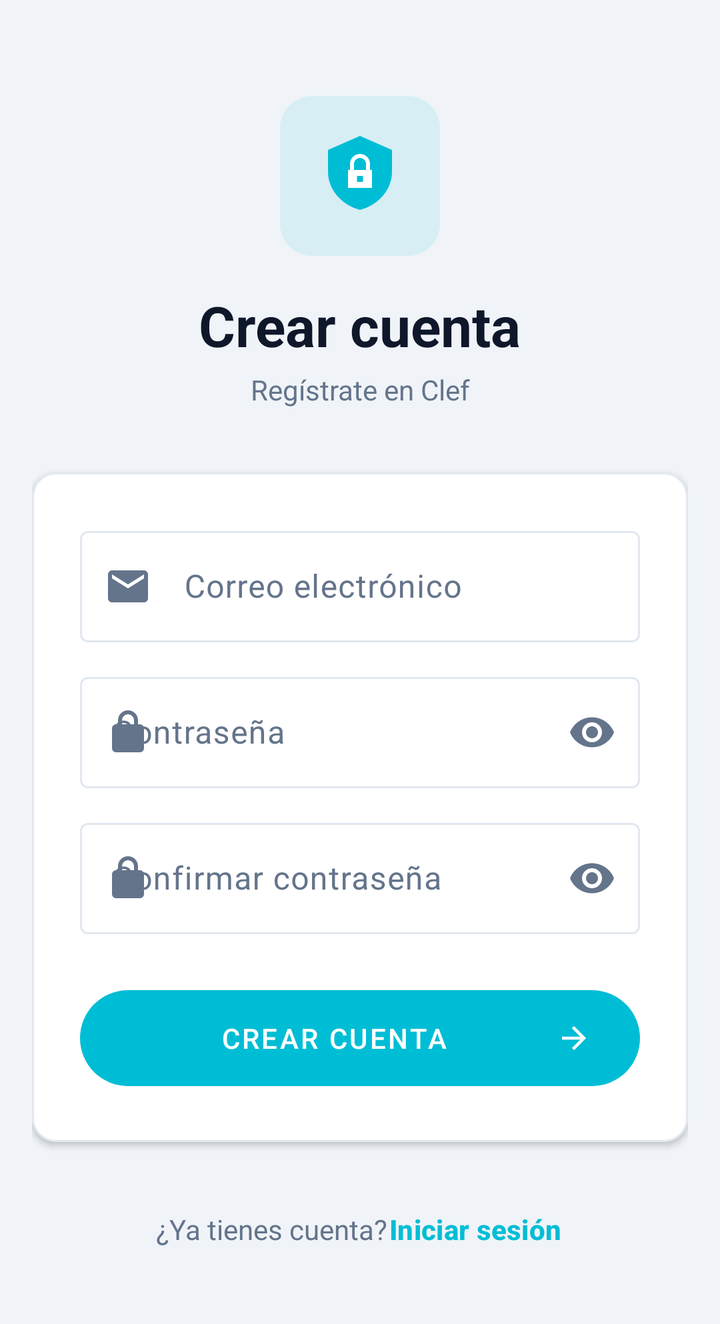
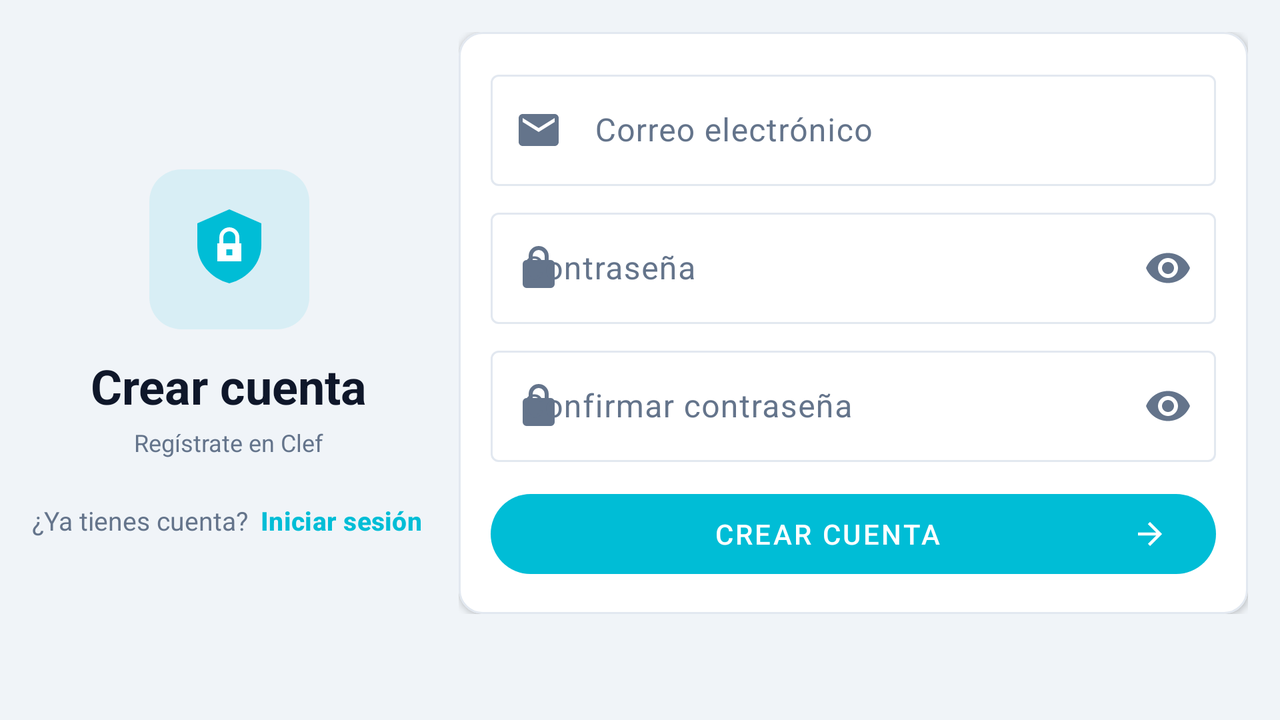

The same Android screen from two of the app's own layout files: first res/layout/ as a phone draws it, then the repository's variant for another configuration, drawn on a device whose configuration selects that folder. Both files follow.
<!-- AndroidManifest.xml: application theme Theme.Clef -->
<!-- res/layout/activity_register.xml -->
<?xml version="1.0" encoding="utf-8"?>
<ScrollView xmlns:android="http://schemas.android.com/apk/res/android"
    xmlns:app="http://schemas.android.com/apk/res-auto"
    android:layout_width="match_parent"
    android:layout_height="match_parent"
    android:background="@color/clef_background"
    android:fillViewport="true">

    <LinearLayout
        android:layout_width="match_parent"
        android:layout_height="wrap_content"
        android:orientation="vertical"
        android:paddingHorizontal="16dp"
        android:paddingTop="48dp"
        android:paddingBottom="32dp"
        android:gravity="center_horizontal">

        
        <LinearLayout
            android:layout_width="wrap_content"
            android:layout_height="wrap_content"
            android:orientation="vertical"
            android:gravity="center"
            android:layout_marginBottom="32dp">

            <FrameLayout
                android:layout_width="80dp"
                android:layout_height="80dp"
                android:background="@drawable/bg_icon_container"
                android:layout_marginBottom="16dp">

                <ImageView
                    android:layout_width="48dp"
                    android:layout_height="48dp"
                    android:layout_gravity="center"
                    android:src="@drawable/ic_shield_lock"
                    android:contentDescription="@null" />
            </FrameLayout>

            <TextView
                android:layout_width="wrap_content"
                android:layout_height="wrap_content"
                android:text="@string/register_email"
                android:textSize="28sp"
                android:textStyle="bold"
                android:textColor="@color/clef_on_surface" />

            <TextView
                android:layout_width="wrap_content"
                android:layout_height="wrap_content"
                android:text="@string/register_subtitle"
                android:textSize="14sp"
                android:textColor="?attr/colorOnSurfaceVariant"
                android:layout_marginTop="4dp"
                android:gravity="center" />
        </LinearLayout>

        
        <com.google.android.material.card.MaterialCardView
            android:layout_width="match_parent"
            android:layout_height="wrap_content"
            app:cardBackgroundColor="@color/clef_card_surface"
            app:cardCornerRadius="12dp"
            app:cardElevation="2dp"
            app:strokeColor="@color/clef_border"
            app:strokeWidth="1dp">

            <LinearLayout
                android:layout_width="match_parent"
                android:layout_height="wrap_content"
                android:orientation="vertical"
                android:padding="24dp">

                
                <com.google.android.material.textfield.TextInputLayout
                    android:id="@+id/tilEmail"
                    style="@style/Widget.Material3.TextInputLayout.OutlinedBox"
                    android:layout_width="match_parent"
                    android:layout_height="wrap_content"
                    android:hint="@string/hint_email"
                    app:startIconDrawable="@drawable/ic_mail">

                    <com.google.android.material.textfield.TextInputEditText
                        android:id="@+id/etEmail"
                        android:layout_width="match_parent"
                        android:layout_height="wrap_content"
                        android:inputType="textEmailAddress"
                        android:imeOptions="actionNext" />
                </com.google.android.material.textfield.TextInputLayout>

                
                <com.google.android.material.textfield.TextInputLayout
                    android:id="@+id/tilPassword"
                    style="@style/Widget.Material3.TextInputLayout.OutlinedBox"
                    android:layout_width="match_parent"
                    android:layout_height="wrap_content"
                    android:layout_marginTop="12dp"
                    android:hint="@string/hint_password"
                    app:endIconMode="password_toggle"
                    app:startIconDrawable="@drawable/ic_lock_24">

                    <com.google.android.material.textfield.TextInputEditText
                        android:id="@+id/etPassword"
                        android:layout_width="match_parent"
                        android:layout_height="wrap_content"
                        android:inputType="textPassword"
                        android:imeOptions="actionNext" />
                </com.google.android.material.textfield.TextInputLayout>

                
                <com.google.android.material.textfield.TextInputLayout
                    android:id="@+id/tilPasswordConfirm"
                    style="@style/Widget.Material3.TextInputLayout.OutlinedBox"
                    android:layout_width="match_parent"
                    android:layout_height="wrap_content"
                    android:layout_marginTop="12dp"
                    android:hint="@string/master_confirm_hint"
                    app:endIconMode="password_toggle"
                    app:startIconDrawable="@drawable/ic_lock_24">

                    <com.google.android.material.textfield.TextInputEditText
                        android:id="@+id/etPasswordConfirm"
                        android:layout_width="match_parent"
                        android:layout_height="wrap_content"
                        android:inputType="textPassword"
                        android:imeOptions="actionDone" />
                </com.google.android.material.textfield.TextInputLayout>

                
                <com.google.android.material.button.MaterialButton
                    android:id="@+id/btnRegister"
                    android:layout_width="match_parent"
                    android:layout_height="56dp"
                    android:layout_marginTop="24dp"
                    android:text="@string/register_cta"
                    android:textSize="14sp"
                    android:letterSpacing="0.08"
                    app:icon="@drawable/ic_arrow_forward"
                    app:iconGravity="end" />

            </LinearLayout>
        </com.google.android.material.card.MaterialCardView>

        
        <LinearLayout
            android:layout_width="wrap_content"
            android:layout_height="wrap_content"
            android:orientation="horizontal"
            android:gravity="center_vertical"
            android:layout_marginTop="28dp">

            <TextView
                android:layout_width="wrap_content"
                android:layout_height="wrap_content"
                android:text="@string/register_have_account"
                android:textSize="14sp"
                android:textColor="?attr/colorOnSurfaceVariant" />

            <com.google.android.material.button.MaterialButton
                android:id="@+id/btnGoToLogin"
                style="@style/Widget.Material3.Button.TextButton"
                android:layout_width="wrap_content"
                android:layout_height="wrap_content"
                android:text="@string/sign_in_email"
                android:textSize="14sp"
                android:textStyle="bold"
                android:textColor="@color/clef_primary"
                android:paddingHorizontal="0dp"
                android:minHeight="0dp"
                android:insetTop="0dp"
                android:insetBottom="0dp" />
        </LinearLayout>

        
        <ProgressBar
            android:id="@+id/progressBar"
            android:layout_width="wrap_content"
            android:layout_height="wrap_content"
            android:layout_marginTop="16dp"
            android:visibility="gone" />

    </LinearLayout>
</ScrollView>
<!-- resources referenced by this layout -->
<resources>
  <color name="clef_background">#F0F4F8</color>
  <color name="clef_border">#E2E8F0</color>
  <color name="clef_card_surface">#FFFFFF</color>
  <color name="clef_on_surface">#0F172A</color>
  <color name="clef_primary">#00BDD6</color>
  <!-- drawable bg_icon_container (drawable) -->
  <?xml version="1.0" encoding="utf-8"?>
  <shape xmlns:android="http://schemas.android.com/apk/res/android"
      android:shape="rectangle">
      <solid android:color="#1A00BDD6" />
      <corners android:radius="16dp" />
  </shape>
  <!-- drawable ic_arrow_forward (drawable) -->
  <vector xmlns:android="http://schemas.android.com/apk/res/android"
      android:width="24dp"
      android:height="24dp"
      android:viewportWidth="24"
      android:viewportHeight="24">
      <path
          android:fillColor="?attr/colorOnPrimary"
          android:pathData="M12,4l-1.41,1.41L16.17,11H4v2h12.17l-5.58,5.59L12,20l8,-8L12,4z" />
  </vector>
  <!-- drawable ic_lock_24 (drawable) -->
  <?xml version="1.0" encoding="utf-8"?>
  <vector xmlns:android="http://schemas.android.com/apk/res/android"
      android:width="24dp"
      android:height="24dp"
      android:viewportWidth="24"
      android:viewportHeight="24">
      <path
          android:fillColor="?attr/colorOnPrimary"
          android:pathData="M12,17a2,2 0,0 0,2 -2a2,2 0,0 0,-2 -2a2,2 0,0 0,-2 2a2,2 0,0 0,2 2zM18,8h-1V6a5,5 0,0 0,-10 0v2H6a2,2 0,0 0,-2 2v10a2,2 0,0 0,2 2h12a2,2 0,0 0,2 -2V10a2,2 0,0 0,-2 -2zM9,6a3,3 0,0 1,6 0v2H9V6z" />
  </vector>
  <!-- drawable ic_mail (drawable) -->
  <vector xmlns:android="http://schemas.android.com/apk/res/android"
      android:width="24dp"
      android:height="24dp"
      android:viewportWidth="24"
      android:viewportHeight="24">
      <path
          android:fillColor="?attr/colorOnSurface"
          android:pathData="M20,4H4C2.9,4 2.01,4.9 2.01,6L2,18c0,1.1 0.9,2 2,2h16c1.1,0 2,-0.9 2,-2V6C22,4.9 21.1,4 20,4zM20,8l-8,5L4,8V6l8,5 8,-5V8z" />
  </vector>
  <!-- drawable ic_shield_lock (drawable) -->
  <?xml version="1.0" encoding="utf-8"?>
  <vector xmlns:android="http://schemas.android.com/apk/res/android"
      android:width="48dp"
      android:height="48dp"
      android:viewportWidth="24"
      android:viewportHeight="24">
      
      <path
          android:fillColor="@color/clef_primary"
          android:pathData="M12,2L4,5.5V11c0,4.25 3.18,8.22 8,9.5 4.82,-1.28 8,-5.25 8,-9.5V5.5L12,2z" />
      
      <path
          android:fillColor="@color/clef_on_primary"
          android:pathData="M14.5,10.5V9c0,-1.38 -1.12,-2.5 -2.5,-2.5S9.5,7.62 9.5,9v1.5H9v4.5h6v-4.5H14.5zM12,7.5c0.83,0 1.5,0.67 1.5,1.5v1.5h-3V9C10.5,8.17 11.17,7.5 12,7.5zM12.75,13.5h-1.5v-1.5h1.5V13.5z" />
  </vector>
  <string name="hint_email">Correo electrónico</string>
  <string name="hint_password">Contraseña</string>
  <string name="master_confirm_hint">Confirmar contraseña</string>
  <string name="register_cta">CREAR CUENTA</string>
  <string name="register_email">Crear cuenta</string>
  <string name="register_have_account">¿Ya tienes cuenta? </string>
  <string name="register_subtitle">Regístrate en Clef</string>
  <string name="sign_in_email">Iniciar sesión</string>
  <style name="Theme.Clef" parent="Base.Theme.Clef" />
  <color name="clef_on_primary">#FFFFFF</color>
  <color name="clef_primary_container">#CFF7FB</color>
  <color name="clef_on_primary_container">#00363D</color>
  <color name="clef_secondary">#0077B6</color>
  <color name="clef_surface">#F0F4F8</color>
  <color name="clef_input_surface">#FFFFFF</color>
  <color name="clef_text_muted">#64748B</color>
  <!-- some entries are left out for length -->
</resources>
<!-- res/layout-land/activity_register.xml (the repository's variant of the layout above) -->
<!-- drawn on the phone turned sideways -->
<?xml version="1.0" encoding="utf-8"?>
<ScrollView xmlns:android="http://schemas.android.com/apk/res/android"
    xmlns:app="http://schemas.android.com/apk/res-auto"
    android:layout_width="match_parent"
    android:layout_height="match_parent"
    android:background="@color/clef_background"
    android:fillViewport="true">

    <LinearLayout
        android:layout_width="match_parent"
        android:layout_height="match_parent"
        android:orientation="horizontal"
        android:padding="16dp">

        
        <LinearLayout
            android:layout_width="0dp"
            android:layout_height="match_parent"
            android:layout_weight="1"
            android:orientation="vertical"
            android:gravity="center">

            <FrameLayout
                android:layout_width="80dp"
                android:layout_height="80dp"
                android:background="@drawable/bg_icon_container">

                <ImageView
                    android:layout_width="48dp"
                    android:layout_height="48dp"
                    android:layout_gravity="center"
                    android:src="@drawable/ic_shield_lock"
                    android:contentDescription="@null" />
            </FrameLayout>

            <TextView
                android:layout_width="wrap_content"
                android:layout_height="wrap_content"
                android:text="Crear cuenta"
                android:textSize="24sp"
                android:textStyle="bold"
                android:textColor="@color/clef_on_surface"
                android:layout_marginTop="12dp"
                android:gravity="center" />

            <TextView
                android:layout_width="wrap_content"
                android:layout_height="wrap_content"
                android:text="Regístrate en Clef"
                android:textSize="12sp"
                android:textColor="?attr/colorOnSurfaceVariant"
                android:layout_marginTop="4dp"
                android:gravity="center" />

            <LinearLayout
                android:layout_width="wrap_content"
                android:layout_height="wrap_content"
                android:orientation="horizontal"
                android:gravity="center_vertical"
                android:layout_marginTop="16dp">

                <TextView
                    android:layout_width="wrap_content"
                    android:layout_height="wrap_content"
                    android:text="¿Ya tienes cuenta? "
                    android:textSize="13sp"
                    android:textColor="?attr/colorOnSurfaceVariant" />

                <com.google.android.material.button.MaterialButton
                    android:id="@+id/btnGoToLogin"
                    style="@style/Widget.Material3.Button.TextButton"
                    android:layout_width="wrap_content"
                    android:layout_height="wrap_content"
                    android:text="Iniciar sesión"
                    android:textSize="13sp"
                    android:textStyle="bold"
                    android:textColor="@color/clef_primary"
                    android:paddingHorizontal="0dp"
                    android:minHeight="0dp"
                    android:insetTop="0dp"
                    android:insetBottom="0dp" />
            </LinearLayout>

        </LinearLayout>

        
        <LinearLayout
            android:layout_width="0dp"
            android:layout_height="wrap_content"
            android:layout_weight="2"
            android:orientation="vertical"
            android:gravity="center_vertical"
            android:layout_marginStart="16dp">

            <com.google.android.material.card.MaterialCardView
                android:layout_width="match_parent"
                android:layout_height="wrap_content"
                app:cardBackgroundColor="@color/clef_card_surface"
                app:cardCornerRadius="12dp"
                app:cardElevation="2dp"
                app:strokeColor="@color/clef_border"
                app:strokeWidth="1dp">

                <LinearLayout
                    android:layout_width="match_parent"
                    android:layout_height="wrap_content"
                    android:orientation="vertical"
                    android:padding="16dp">

                    <com.google.android.material.textfield.TextInputLayout
                        android:id="@+id/tilEmail"
                        style="@style/Widget.Material3.TextInputLayout.OutlinedBox"
                        android:layout_width="match_parent"
                        android:layout_height="wrap_content"
                        android:hint="Correo electrónico"
                        app:startIconDrawable="@drawable/ic_mail">

                        <com.google.android.material.textfield.TextInputEditText
                            android:id="@+id/etEmail"
                            android:layout_width="match_parent"
                            android:layout_height="wrap_content"
                            android:inputType="textEmailAddress"
                            android:imeOptions="actionNext" />
                    </com.google.android.material.textfield.TextInputLayout>

                    <com.google.android.material.textfield.TextInputLayout
                        android:id="@+id/tilPassword"
                        style="@style/Widget.Material3.TextInputLayout.OutlinedBox"
                        android:layout_width="match_parent"
                        android:layout_height="wrap_content"
                        android:layout_marginTop="8dp"
                        android:hint="Contraseña"
                        app:endIconMode="password_toggle"
                        app:startIconDrawable="@drawable/ic_lock_24">

                        <com.google.android.material.textfield.TextInputEditText
                            android:id="@+id/etPassword"
                            android:layout_width="match_parent"
                            android:layout_height="wrap_content"
                            android:inputType="textPassword"
                            android:imeOptions="actionNext" />
                    </com.google.android.material.textfield.TextInputLayout>

                    <com.google.android.material.textfield.TextInputLayout
                        android:id="@+id/tilPasswordConfirm"
                        style="@style/Widget.Material3.TextInputLayout.OutlinedBox"
                        android:layout_width="match_parent"
                        android:layout_height="wrap_content"
                        android:layout_marginTop="8dp"
                        android:hint="Confirmar contraseña"
                        app:endIconMode="password_toggle"
                        app:startIconDrawable="@drawable/ic_lock_24">

                        <com.google.android.material.textfield.TextInputEditText
                            android:id="@+id/etPasswordConfirm"
                            android:layout_width="match_parent"
                            android:layout_height="wrap_content"
                            android:inputType="textPassword"
                            android:imeOptions="actionDone" />
                    </com.google.android.material.textfield.TextInputLayout>

                    <com.google.android.material.button.MaterialButton
                        android:id="@+id/btnRegister"
                        android:layout_width="match_parent"
                        android:layout_height="48dp"
                        android:layout_marginTop="12dp"
                        android:text="CREAR CUENTA"
                        android:textSize="14sp"
                        android:letterSpacing="0.08"
                        app:icon="@drawable/ic_arrow_forward"
                        app:iconGravity="end" />

                </LinearLayout>
            </com.google.android.material.card.MaterialCardView>

            <ProgressBar
                android:id="@+id/progressBar"
                android:layout_width="wrap_content"
                android:layout_height="wrap_content"
                android:layout_marginTop="8dp"
                android:visibility="gone" />

        </LinearLayout>

    </LinearLayout>
</ScrollView>
<!-- resources referenced by the variant -->
<!-- as the phone turned sideways resolves them -->
<resources>
  <color name="clef_background">#F0F4F8</color>
  <color name="clef_border">#E2E8F0</color>
  <color name="clef_card_surface">#FFFFFF</color>
  <color name="clef_on_surface">#0F172A</color>
  <color name="clef_primary">#00BDD6</color>
  <!-- drawable bg_icon_container (drawable) -->
  <?xml version="1.0" encoding="utf-8"?>
  <shape xmlns:android="http://schemas.android.com/apk/res/android"
      android:shape="rectangle">
      <solid android:color="#1A00BDD6" />
      <corners android:radius="16dp" />
  </shape>
  <!-- drawable ic_arrow_forward (drawable) -->
  <vector xmlns:android="http://schemas.android.com/apk/res/android"
      android:width="24dp"
      android:height="24dp"
      android:viewportWidth="24"
      android:viewportHeight="24">
      <path
          android:fillColor="?attr/colorOnPrimary"
          android:pathData="M12,4l-1.41,1.41L16.17,11H4v2h12.17l-5.58,5.59L12,20l8,-8L12,4z" />
  </vector>
  <!-- drawable ic_lock_24 (drawable) -->
  <?xml version="1.0" encoding="utf-8"?>
  <vector xmlns:android="http://schemas.android.com/apk/res/android"
      android:width="24dp"
      android:height="24dp"
      android:viewportWidth="24"
      android:viewportHeight="24">
      <path
          android:fillColor="?attr/colorOnPrimary"
          android:pathData="M12,17a2,2 0,0 0,2 -2a2,2 0,0 0,-2 -2a2,2 0,0 0,-2 2a2,2 0,0 0,2 2zM18,8h-1V6a5,5 0,0 0,-10 0v2H6a2,2 0,0 0,-2 2v10a2,2 0,0 0,2 2h12a2,2 0,0 0,2 -2V10a2,2 0,0 0,-2 -2zM9,6a3,3 0,0 1,6 0v2H9V6z" />
  </vector>
  <!-- drawable ic_mail (drawable) -->
  <vector xmlns:android="http://schemas.android.com/apk/res/android"
      android:width="24dp"
      android:height="24dp"
      android:viewportWidth="24"
      android:viewportHeight="24">
      <path
          android:fillColor="?attr/colorOnSurface"
          android:pathData="M20,4H4C2.9,4 2.01,4.9 2.01,6L2,18c0,1.1 0.9,2 2,2h16c1.1,0 2,-0.9 2,-2V6C22,4.9 21.1,4 20,4zM20,8l-8,5L4,8V6l8,5 8,-5V8z" />
  </vector>
  <!-- drawable ic_shield_lock (drawable) -->
  <?xml version="1.0" encoding="utf-8"?>
  <vector xmlns:android="http://schemas.android.com/apk/res/android"
      android:width="48dp"
      android:height="48dp"
      android:viewportWidth="24"
      android:viewportHeight="24">
      
      <path
          android:fillColor="@color/clef_primary"
          android:pathData="M12,2L4,5.5V11c0,4.25 3.18,8.22 8,9.5 4.82,-1.28 8,-5.25 8,-9.5V5.5L12,2z" />
      
      <path
          android:fillColor="@color/clef_on_primary"
          android:pathData="M14.5,10.5V9c0,-1.38 -1.12,-2.5 -2.5,-2.5S9.5,7.62 9.5,9v1.5H9v4.5h6v-4.5H14.5zM12,7.5c0.83,0 1.5,0.67 1.5,1.5v1.5h-3V9C10.5,8.17 11.17,7.5 12,7.5zM12.75,13.5h-1.5v-1.5h1.5V13.5z" />
  </vector>
  <style name="Theme.Clef" parent="Base.Theme.Clef" />
  <color name="clef_on_primary">#FFFFFF</color>
  <style name="Base.Theme.Clef" parent="Theme.Material3.DayNight.NoActionBar">
          <item name="colorPrimary">@color/clef_primary</item>
          <item name="colorOnPrimary">@color/clef_on_primary</item>
          <item name="colorPrimaryContainer">@color/clef_primary_container</item>
          <item name="colorOnPrimaryContainer">@color/clef_on_primary_container</item>
          <item name="colorSecondary">@color/clef_secondary</item>
          <item name="colorSurface">@color/clef_surface</item>
          <item name="colorOnSurface">@color/clef_on_surface</item>
          <item name="colorSurfaceVariant">@color/clef_input_surface</item>
          <item name="colorOnSurfaceVariant">@color/clef_text_muted</item>
          <item name="colorOutline">@color/clef_border</item>
          <item name="android:colorBackground">@color/clef_background</item>
      </style>
  <color name="clef_primary_container">#CFF7FB</color>
  <color name="clef_on_primary_container">#00363D</color>
  <color name="clef_secondary">#0077B6</color>
  <color name="clef_surface">#F0F4F8</color>
  <color name="clef_input_surface">#FFFFFF</color>
  <color name="clef_text_muted">#64748B</color>
</resources>
